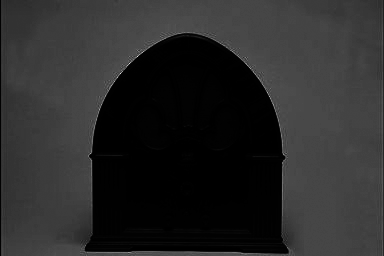
%> input picture img/guiones/radio.tif, 384 x 256 px
$ octave ejemplo22.m   (GNU Octave 9; MATLAB toolbox functions it lacks are replaced by stand-ins)
%> lines starting %> are read from the running program, lines starting %| are printed output that depends on the picture
% EJEMPLO 2
%% Ejercicio 1
x = 0:255; c= 255 / log(256);
y = c*log(x+1);
I = imread('radio.tif');
%> I is the input picture: size 256x384 uint8; min 0, max 224, mean 41.7
I_log = intlut(I,uint8(y));
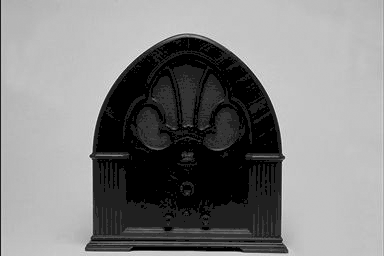
%> I_log: size 256x384 uint8; min 0, max 249, mean 130.7
figure, subplot(1,3,1), plot(y), axis tight, axis square
subplot(1,3,2), imshow(I), title('Imagen original')
subplot(1,3,3), imshow(I_log), title('Imagen transformada')
%> after `title('Imagen transformada')`:
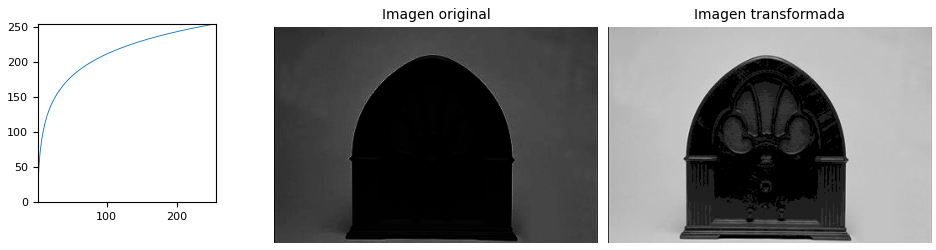
%> figure redrawn from the program's plot data, 3 panels

%% Ejercicio 2
%> (the run ends here)

$ run again, with img/guiones/earth1.tif copied over img/guiones/radio.tif
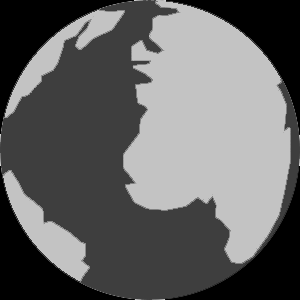
%> input picture img/guiones/earth1.tif, 300 x 300 px
%> I is the input picture: size 300x300 uint8; min 0, max 213, mean 100.5
%> `I_log = intlut(I,uint8(y));`:
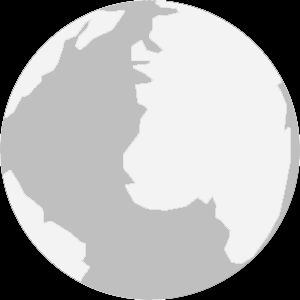
%> I_log: size 300x300 uint8; min 0, max 247, mean 170.9
%> `title('Imagen transformada')`:
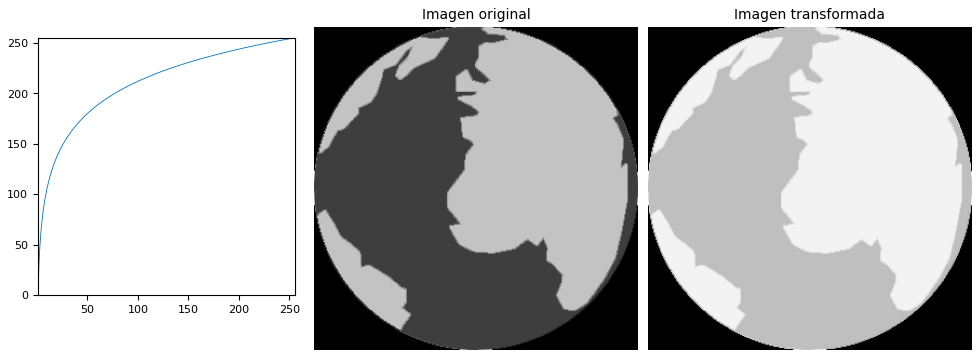
%> figure redrawn from the program's plot data, 3 panels
